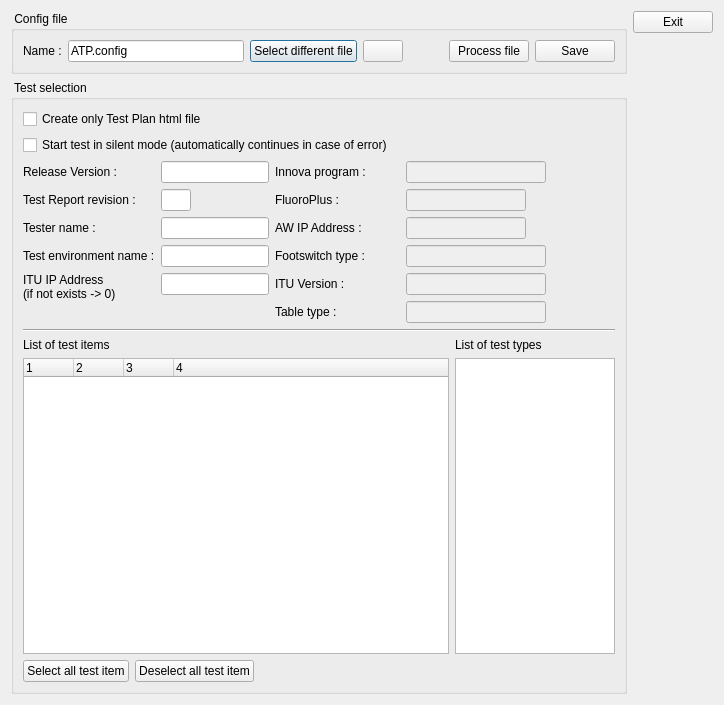
<?xml version="1.0" encoding="UTF-8"?>
<ui version="4.0">
 <class>dlgConfigEditor</class>
 <widget class="QDialog" name="dlgConfigEditor">
  <property name="geometry">
   <rect>
    <x>0</x>
    <y>0</y>
    <width>724</width>
    <height>705</height>
   </rect>
  </property>
  <property name="windowTitle">
   <string>Dialog</string>
  </property>
  <layout class="QHBoxLayout" name="horizontalLayout_3">
   <item>
    <layout class="QVBoxLayout" name="verticalLayout_3">
     <item>
      <widget class="QGroupBox" name="gbConfigFile">
       <property name="title">
        <string> Config file </string>
       </property>
       <layout class="QVBoxLayout" name="verticalLayout">
        <item>
         <layout class="QHBoxLayout" name="horizontalLayout">
          <item>
           <widget class="QLabel" name="lblFileName">
            <property name="text">
             <string>Name :</string>
            </property>
           </widget>
          </item>
          <item>
           <widget class="QLineEdit" name="ledFileName">
            <property name="text">
             <string>ATP.config</string>
            </property>
           </widget>
          </item>
          <item>
           <widget class="QPushButton" name="pbChangeFile">
            <property name="toolTip">
             <string>Select different existing file ...</string>
            </property>
            <property name="text">
             <string>Select different file</string>
            </property>
            <property name="icon">
             <iconset resource="vtitestmanager.qrc">
              <normaloff>:/images/preferences.png</normaloff>:/images/preferences.png</iconset>
            </property>
            <property name="iconSize">
             <size>
              <width>20</width>
              <height>20</height>
             </size>
            </property>
           </widget>
          </item>
          <item>
           <widget class="QPushButton" name="pbResetFileName">
            <property name="toolTip">
             <string>Reset file name to 'ATP.config'</string>
            </property>
            <property name="text">
             <string/>
            </property>
            <property name="icon">
             <iconset resource="vtitestmanager.qrc">
              <normaloff>:/images/refresh.png</normaloff>:/images/refresh.png</iconset>
            </property>
            <property name="iconSize">
             <size>
              <width>20</width>
              <height>20</height>
             </size>
            </property>
           </widget>
          </item>
          <item>
           <spacer name="horizontalSpacer_3">
            <property name="orientation">
             <enum>Qt::Horizontal</enum>
            </property>
            <property name="sizeType">
             <enum>QSizePolicy::Fixed</enum>
            </property>
            <property name="sizeHint" stdset="0">
             <size>
              <width>40</width>
              <height>20</height>
             </size>
            </property>
           </spacer>
          </item>
          <item>
           <widget class="QPushButton" name="pbProcessConfig">
            <property name="text">
             <string>Process file</string>
            </property>
            <property name="icon">
             <iconset resource="vtitestmanager.qrc">
              <normaloff>:/images/process.png</normaloff>:/images/process.png</iconset>
            </property>
            <property name="iconSize">
             <size>
              <width>20</width>
              <height>20</height>
             </size>
            </property>
           </widget>
          </item>
          <item>
           <widget class="QPushButton" name="pbSave">
            <property name="text">
             <string>Save</string>
            </property>
            <property name="icon">
             <iconset resource="vtitestmanager.qrc">
              <normaloff>:/images/save.png</normaloff>:/images/save.png</iconset>
            </property>
            <property name="iconSize">
             <size>
              <width>20</width>
              <height>20</height>
             </size>
            </property>
           </widget>
          </item>
         </layout>
        </item>
       </layout>
      </widget>
     </item>
     <item>
      <widget class="QGroupBox" name="gbTestSelection">
       <property name="title">
        <string> Test selection </string>
       </property>
       <layout class="QVBoxLayout" name="verticalLayout_2">
        <item>
         <widget class="QCheckBox" name="chkOnlyTP">
          <property name="text">
           <string>Create only Test Plan html file</string>
          </property>
         </widget>
        </item>
        <item>
         <widget class="QCheckBox" name="chkSilent">
          <property name="sizePolicy">
           <sizepolicy hsizetype="Preferred" vsizetype="Preferred">
            <horstretch>0</horstretch>
            <verstretch>0</verstretch>
           </sizepolicy>
          </property>
          <property name="text">
           <string>Start test in silent mode (automatically continues in case of error)</string>
          </property>
         </widget>
        </item>
        <item>
         <layout class="QHBoxLayout" name="horizontalLayout_2">
          <item>
           <layout class="QFormLayout" name="formLayout_2">
            <item row="0" column="0">
             <widget class="QLabel" name="lblReleaseVersion">
              <property name="text">
               <string>Release Version :</string>
              </property>
             </widget>
            </item>
            <item row="0" column="1">
             <widget class="QLineEdit" name="ledReleaseVersion"/>
            </item>
            <item row="1" column="0">
             <widget class="QLabel" name="lblTestReportRevision">
              <property name="text">
               <string>Test Report revision :</string>
              </property>
             </widget>
            </item>
            <item row="1" column="1">
             <widget class="QLineEdit" name="ledTestReportRevision">
              <property name="maximumSize">
               <size>
                <width>30</width>
                <height>16777215</height>
               </size>
              </property>
             </widget>
            </item>
            <item row="2" column="0">
             <widget class="QLabel" name="lblTesterName">
              <property name="text">
               <string>Tester name :</string>
              </property>
             </widget>
            </item>
            <item row="2" column="1">
             <widget class="QLineEdit" name="ledTesterName"/>
            </item>
            <item row="3" column="0">
             <widget class="QLabel" name="lblEnvironmentName">
              <property name="text">
               <string>Test environment name :</string>
              </property>
             </widget>
            </item>
            <item row="3" column="1">
             <widget class="QLineEdit" name="ledEnvironmentName"/>
            </item>
            <item row="4" column="0">
             <widget class="QLabel" name="lblITUAddress">
              <property name="text">
               <string>ITU IP Address
(if not exists -&gt; 0)</string>
              </property>
             </widget>
            </item>
            <item row="4" column="1">
             <widget class="QLineEdit" name="ledITUAddress"/>
            </item>
           </layout>
          </item>
          <item>
           <layout class="QFormLayout" name="formLayout">
            <item row="0" column="0">
             <widget class="QLabel" name="lblInnovaProgram">
              <property name="text">
               <string>Innova program :</string>
              </property>
             </widget>
            </item>
            <item row="0" column="1">
             <widget class="QLineEdit" name="ledInnovaProgram">
              <property name="enabled">
               <bool>false</bool>
              </property>
              <property name="minimumSize">
               <size>
                <width>140</width>
                <height>0</height>
               </size>
              </property>
              <property name="maximumSize">
               <size>
                <width>120</width>
                <height>16777215</height>
               </size>
              </property>
             </widget>
            </item>
            <item row="1" column="0">
             <widget class="QLabel" name="lblFluoroPlus">
              <property name="text">
               <string>FluoroPlus :</string>
              </property>
             </widget>
            </item>
            <item row="1" column="1">
             <widget class="QLineEdit" name="ledFluoroPlus">
              <property name="enabled">
               <bool>false</bool>
              </property>
              <property name="minimumSize">
               <size>
                <width>120</width>
                <height>0</height>
               </size>
              </property>
              <property name="maximumSize">
               <size>
                <width>120</width>
                <height>16777215</height>
               </size>
              </property>
             </widget>
            </item>
            <item row="2" column="0">
             <widget class="QLabel" name="lblAwHostIp">
              <property name="text">
               <string>AW IP Address :</string>
              </property>
             </widget>
            </item>
            <item row="2" column="1">
             <widget class="QLineEdit" name="ledAwHostIp">
              <property name="enabled">
               <bool>false</bool>
              </property>
              <property name="maximumSize">
               <size>
                <width>120</width>
                <height>16777215</height>
               </size>
              </property>
             </widget>
            </item>
            <item row="3" column="0">
             <widget class="QLabel" name="lblFootSwitchType">
              <property name="text">
               <string>Footswitch type :</string>
              </property>
             </widget>
            </item>
            <item row="3" column="1">
             <widget class="QLineEdit" name="ledFootSwitchType">
              <property name="enabled">
               <bool>false</bool>
              </property>
              <property name="maximumSize">
               <size>
                <width>16777215</width>
                <height>16777215</height>
               </size>
              </property>
             </widget>
            </item>
            <item row="4" column="0">
             <widget class="QLabel" name="lblITUVersion">
              <property name="text">
               <string>ITU Version :</string>
              </property>
             </widget>
            </item>
            <item row="4" column="1">
             <widget class="QLineEdit" name="ledITUVersion">
              <property name="enabled">
               <bool>false</bool>
              </property>
             </widget>
            </item>
            <item row="5" column="0">
             <widget class="QLabel" name="lblTableType">
              <property name="minimumSize">
               <size>
                <width>125</width>
                <height>0</height>
               </size>
              </property>
              <property name="text">
               <string>Table type :</string>
              </property>
             </widget>
            </item>
            <item row="5" column="1">
             <widget class="QLineEdit" name="ledTableType">
              <property name="enabled">
               <bool>false</bool>
              </property>
             </widget>
            </item>
           </layout>
          </item>
          <item>
           <spacer name="horizontalSpacer">
            <property name="orientation">
             <enum>Qt::Horizontal</enum>
            </property>
            <property name="sizeHint" stdset="0">
             <size>
              <width>40</width>
              <height>20</height>
             </size>
            </property>
           </spacer>
          </item>
         </layout>
        </item>
        <item>
         <widget class="Line" name="line">
          <property name="orientation">
           <enum>Qt::Horizontal</enum>
          </property>
         </widget>
        </item>
        <item>
         <layout class="QGridLayout" name="gridLayout">
          <item row="0" column="0">
           <widget class="QLabel" name="lblTestItems">
            <property name="text">
             <string>List of test items</string>
            </property>
           </widget>
          </item>
          <item row="0" column="1">
           <widget class="QLabel" name="lblTetstTypes">
            <property name="text">
             <string>List of test types</string>
            </property>
           </widget>
          </item>
          <item row="1" column="1">
           <widget class="QListWidget" name="listTestTypes">
            <property name="maximumSize">
             <size>
              <width>160</width>
              <height>16777215</height>
             </size>
            </property>
            <property name="selectionMode">
             <enum>QAbstractItemView::MultiSelection</enum>
            </property>
           </widget>
          </item>
          <item row="1" column="0">
           <widget class="QTreeWidget" name="treeTestElements">
            <property name="autoExpandDelay">
             <number>-1</number>
            </property>
            <property name="allColumnsShowFocus">
             <bool>true</bool>
            </property>
            <property name="columnCount">
             <number>4</number>
            </property>
            <attribute name="headerDefaultSectionSize">
             <number>50</number>
            </attribute>
            <column>
             <property name="text">
              <string notr="true">1</string>
             </property>
            </column>
            <column>
             <property name="text">
              <string notr="true">2</string>
             </property>
            </column>
            <column>
             <property name="text">
              <string notr="true">3</string>
             </property>
            </column>
            <column>
             <property name="text">
              <string notr="true">4</string>
             </property>
            </column>
           </widget>
          </item>
         </layout>
        </item>
        <item>
         <layout class="QHBoxLayout" name="horizontalLayout_4">
          <item>
           <widget class="QPushButton" name="pbSelectAll">
            <property name="text">
             <string>Select all test item</string>
            </property>
            <property name="icon">
             <iconset resource="vtitestmanager.qrc">
              <normaloff>:/images/ok.png</normaloff>:/images/ok.png</iconset>
            </property>
           </widget>
          </item>
          <item>
           <widget class="QPushButton" name="pbDeselectAll">
            <property name="text">
             <string>Deselect all test item</string>
            </property>
            <property name="icon">
             <iconset resource="vtitestmanager.qrc">
              <normaloff>:/images/cancel.png</normaloff>:/images/cancel.png</iconset>
            </property>
           </widget>
          </item>
          <item>
           <spacer name="horizontalSpacer_2">
            <property name="orientation">
             <enum>Qt::Horizontal</enum>
            </property>
            <property name="sizeHint" stdset="0">
             <size>
              <width>40</width>
              <height>20</height>
             </size>
            </property>
           </spacer>
          </item>
         </layout>
        </item>
       </layout>
      </widget>
     </item>
    </layout>
   </item>
   <item>
    <layout class="QVBoxLayout" name="verticalLayout_4">
     <item>
      <widget class="QPushButton" name="pbExit">
       <property name="text">
        <string>Exit</string>
       </property>
       <property name="icon">
        <iconset resource="vtitestmanager.qrc">
         <normaloff>:/images/close.png</normaloff>:/images/close.png</iconset>
       </property>
       <property name="iconSize">
        <size>
         <width>20</width>
         <height>20</height>
        </size>
       </property>
      </widget>
     </item>
     <item>
      <spacer name="verticalSpacer_2">
       <property name="orientation">
        <enum>Qt::Vertical</enum>
       </property>
       <property name="sizeHint" stdset="0">
        <size>
         <width>20</width>
         <height>40</height>
        </size>
       </property>
      </spacer>
     </item>
    </layout>
   </item>
  </layout>
 </widget>
 <resources>
  <include location="vtitestmanager.qrc"/>
 </resources>
 <connections/>
</ui>
